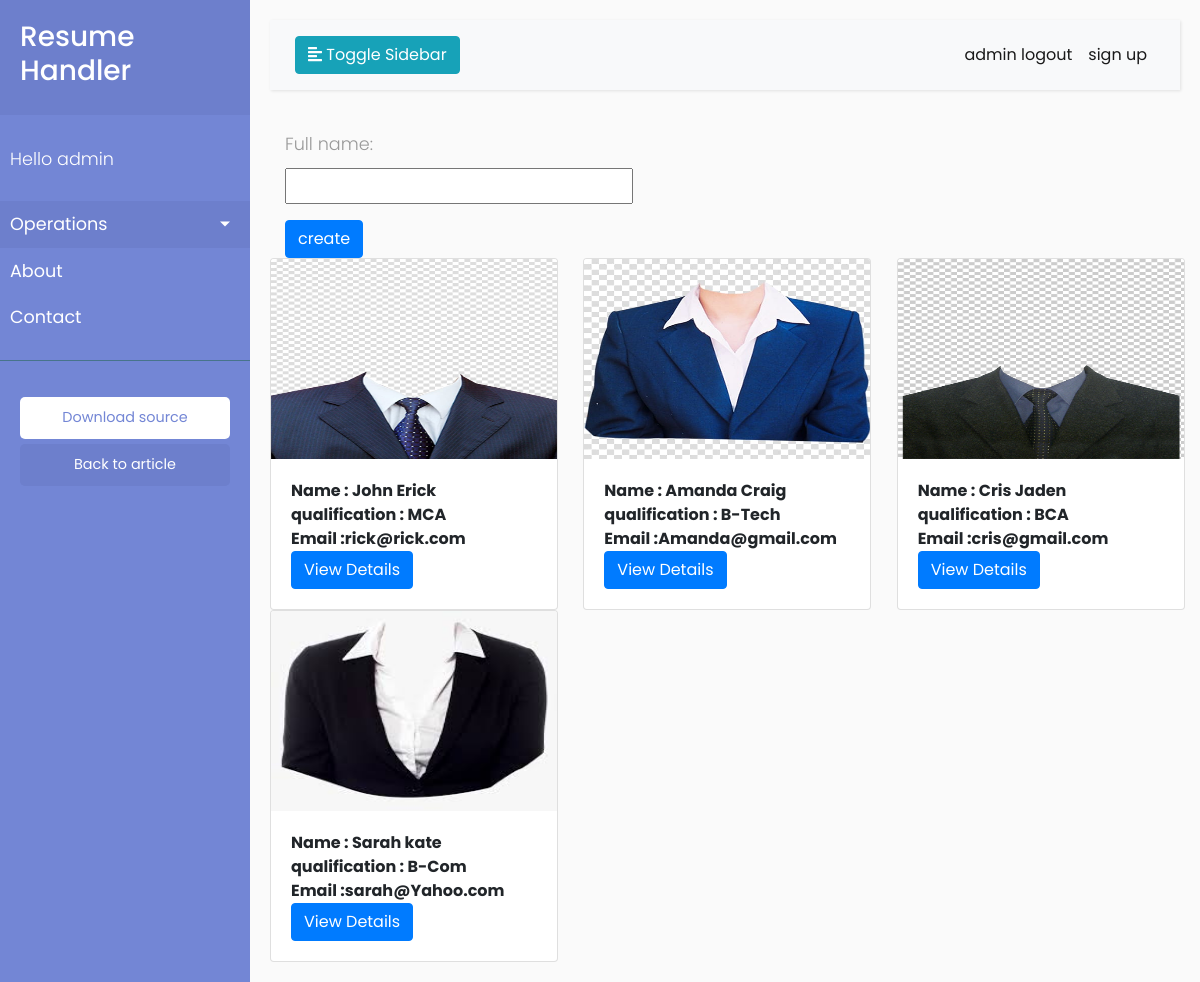
Page /resume/index (signed in) on the committed database.
### resumeapp/models.py (models this page shows, shortened)
class personaldetails(models.Model):
    Email=models.CharField(max_length=100,unique=True)
    Password=models.CharField(max_length=120)
    Full_Name=models.CharField(max_length=100)
    Date_of_birth=models.CharField(max_length=15)
    lastdegree=models.CharField(max_length=100)
    image=models.ImageField(upload_to="images")

### resumeapp/views.py (the view, shortened to what this page needs)
# urls.py: path("index", index, name="index"),
@login_required(login_url="loginpage")
def index(request):
    form=personaldetails.objects.all()
    context={}
    context['resume']=form
    form = Searchform()
    context['search'] = form
    return render(request,"resumeapp/index.html",context)

### resumeapp/forms.py
class Searchform(forms.Form):
    Full_Name=forms.CharField(max_length=120)

### resumeapp/templates/resumeapp/index.html (shortened to what this page needs)
<!DOCTYPE html>
{% extends "resumeapp/base.html" %}
{% block body_block %}
<div class="container">
    <div class="row">
        <div class="col-6">
               <form method="post">
                    {{search.as_p}}
                    <input type="submit" class="btn btn-primary" value="create">
               </form>
            </div>
            <div class="col-6"></div>
        </div>
    </div>
    <div class="row">
            {%for res in resume%}
            <div class="col-lg-4">
                <div class="card" style="width: 18rem;">
                <img src="{{res.image.url}}" class="card-img-top" alt="..." height="200px" width="100px" >
                <div class="card-body">
                    <b>Name : {{res.Full_Name}}</b><br>
                    <b>qualification : {{res.lastdegree}}</b><br>
                    <b>Email :{{res.Email}}</b><br>
                    <a href="{%url "viewresume" res.id %}" class="btn btn-primary">View Details</a>
                </div>
    </div>
            </div>
        {% endfor %}
    </div>
{% endblock %}

### resumeapp/templates/resumeapp/base.html (shortened to what this page needs)
<!DOCTYPE html>
{% load static %}
<html>
<head>
    <link rel="stylesheet" href="https://stackpath.bootstrapcdn.com/bootstrap/4.1.0/css/bootstrap.min.css">
    <link rel="stylesheet" href="{%static "CSS/style.css" %}" >
</head>
<body>
    <div class="wrapper">
        <nav id="sidebar">
            <div class="sidebar-header">
                <h3>Resume Handler</h3>
            </div>
            <ul class="list-unstyled components">
                <p>Hello {{request.user}}</p>
                <li class="active">
                    <a href="#homeSubmenu" data-toggle="collapse" aria-expanded="false" class="dropdown-toggle">Operations</a>
                </li>
                <li>
                    <a href="#">About</a>
                </li>
                <li>
                    <a href="#">Contact</a>
                </li>
            </ul>
            <ul class="list-unstyled CTAs">
                <li>
                    <a href="https://bootstrapious.com/tutorial/files/sidebar.zip" class="download">Download source</a>
                </li>
                <li>
                    <a href="https://bootstrapious.com/p/bootstrap-sidebar" class="article">Back to article</a>
                </li>
            </ul>
        </nav>
        <div id="content">
            <nav class="navbar navbar-expand-lg navbar-light bg-light">
                <div class="container-fluid">
                    <button type="button" id="sidebarCollapse" class="btn btn-info">
                        <i class="fas fa-align-left"></i>
                        <span>Toggle Sidebar</span>
                    </button>
                    <div class="collapse navbar-collapse" id="navbarSupportedContent">
                        <ul class="nav navbar-nav ml-auto">
                            {% if request.user %}
                            <li class="nav-item active">
                            <a class="nav-link" href="{%url 'logoutpage'%}"> {{request.user}} logout</a>
                            </li>
                            {% endif%}
                            <li class="nav-item active">
                                <a class="nav-link" href="{%url 'register' %}">sign up</a>
                            </li>
                        </ul>
                    </div>
                </div>
            </nav>
{% block body_block %}
{% endblock %}
        </div>
    </div>
</body>
</html>

### resumeapp/static/CSS/style.css (style rules this page uses)
body { font-family: 'Poppins', sans-serif; background: #fafafa; }
p { font-family: 'Poppins', sans-serif; font-size: 1.1em; font-weight: 300; line-height: 1.7em; color: #999; }
a, a:hover, a:focus { color: inherit; text-decoration: none; transition: all 0.3s; }
.navbar { padding: 15px 10px; background: #fff; border: none; border-radius: 0; margin-bottom: 40px; box-shadow: 1px 1px 3px rgba(0, 0, 0, 0.1); }
.wrapper { display: flex; width: 100%; align-items: stretch; }
#sidebar { min-width: 250px; max-width: 250px; background: #7386D5; color: #fff; transition: all 0.3s; }
#sidebar .sidebar-header { padding: 20px; background: #6d7fcc; }
#sidebar ul.components { padding: 20px 0; border-bottom: 1px solid #47748b; }
#sidebar ul p { color: #fff; padding: 10px; }
#sidebar ul li a { padding: 10px; font-size: 1.1em; display: block; }
#sidebar ul li.active>a, a[aria-expanded="true"] { color: #fff; background: #6d7fcc; }
a[data-toggle="collapse"] { position: relative; }
.dropdown-toggle::after { display: block; position: absolute; top: 50%; right: 20px; transform: translateY(-50%); }
ul.CTAs { padding: 20px; }
ul.CTAs a { text-align: center; font-size: 0.9em !important; display: block; border-radius: 5px; margin-bottom: 5px; }
a.download { background: #fff; color: #7386D5; }
a.article, a.article:hover { background: #6d7fcc !important; color: #fff !important; }
#content { width: 100%; padding: 20px; min-height: 100vh; transition: all 0.3s; }

### rows in the picture
personaldetails: image (picture), Full_Name "John Erick", lastdegree "MCA", Email "rick@rick.com"
personaldetails: image (picture), Full_Name "Amanda Craig", lastdegree "B-Tech", Email "Amanda@gmail.com"
personaldetails: image (picture), Full_Name "Cris Jaden", lastdegree "BCA", Email "cris@gmail.com"
personaldetails: image (picture), Full_Name "Sarah kate", lastdegree "B-Com", Email "sarah@Yahoo.com"

### other values in the picture
{{ request.user }} "admin"
